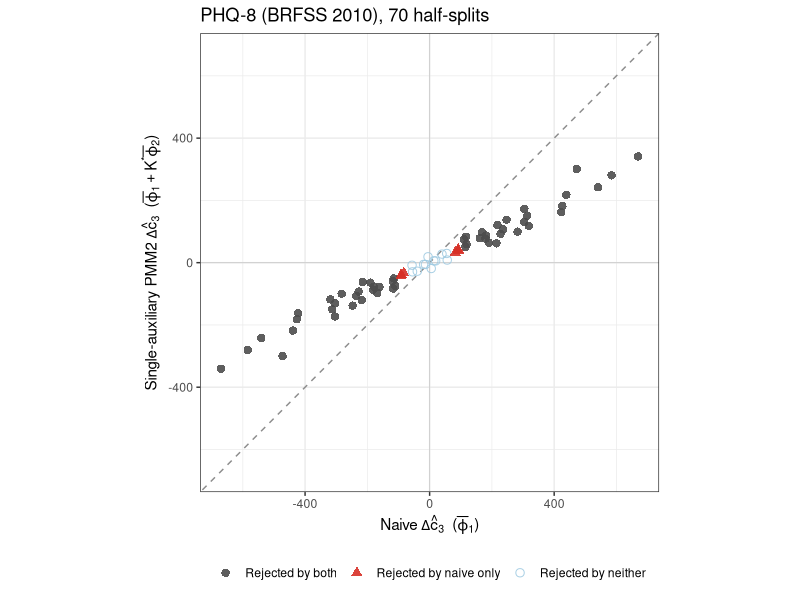
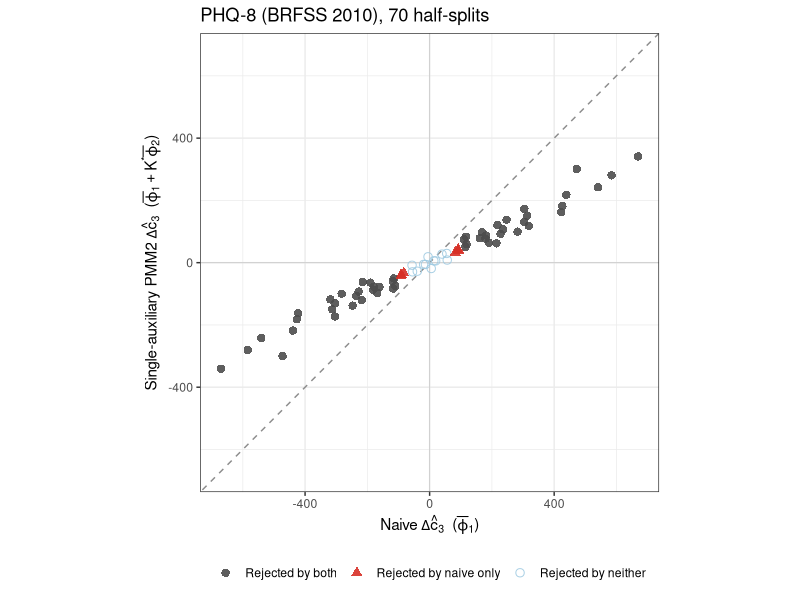

These figures' R source, in order:
# 22b_phq8_criterion_figure_rev1.R
# ---------------------------------------------------------------------------
# Redraws fig_phq8_criterion for the SORT revision 1 (2026-09-17) from the
# per-split artifact output/tables/phq8_criterion.csv produced by
# scripts/22_phq8_criterion.R. The numbers are NOT recomputed here.
#
# Changes vs the figure in scripts/22 (which stays as it was for the submitted
# version):
#   * subtitle removed — its "fall toward y=0" wording was false for the two
#     splits (ids 2, 69) whose corrected statistic overshoots through zero, and
#     its "55%" (median |shift/naive|) differed from the manuscript's 54%
#     (1 - median |PMM2/naive|);
#   * y-axis label in the revision's notation: phi_2 = X1^3 - X2^3 (the code
#     column is still named pmm2_phi4);
#   * legend wording: "detection" is a rejection of H0, so the erased class
#     reads "Rejected by naive only";
#   * title shortened so it is not clipped at 7.5 in.
# Output: output/figures/fig_phq8_criterion_rev1.{pdf,png}
# ---------------------------------------------------------------------------
suppressPackageStartupMessages({ library(here); library(ggplot2) })

df <- read.csv(here("output", "tables", "phq8_criterion.csv"))
stopifnot(nrow(df) == 70L)

df$decision <- factor(
  ifelse(df$sig_naive == 1L & df$sig_pmm2 == 0L, "Rejected by naive only",
  ifelse(df$sig_naive == 1L & df$sig_pmm2 == 1L, "Rejected by both",
                                                  "Rejected by neither")),
  levels = c("Rejected by both", "Rejected by naive only", "Rejected by neither"))

n_overshoot <- sum(sign(df$pmm2_phi4) != sign(df$naive_phi1) |
                   abs(df$pmm2_phi4) > abs(df$naive_phi1))
cat(sprintf("splits: %d | rejected by naive %d | by PMM2 %d | naive only %d | overshoot %d\n",
            nrow(df), sum(df$sig_naive), sum(df$sig_pmm2),
            sum(df$decision == "Rejected by naive only"), n_overshoot))

lim <- max(abs(c(df$naive_phi1, df$pmm2_phi4)))
p <- ggplot(df, aes(x = naive_phi1, y = pmm2_phi4, color = decision, shape = decision)) +
  geom_abline(slope = 1, intercept = 0, linetype = "dashed", color = "grey55") +
  geom_hline(yintercept = 0, color = "grey80", linewidth = 0.3) +
  geom_vline(xintercept = 0, color = "grey80", linewidth = 0.3) +
  geom_point(size = 2.5, alpha = 0.9) +
  scale_color_manual(values = c("Rejected by both" = "#4D4D4D",
                                "Rejected by naive only" = "#D73027",
                                "Rejected by neither" = "#9ECAE1"),
                     name = NULL) +
  scale_shape_manual(values = c("Rejected by both" = 16,
                                "Rejected by naive only" = 17,
                                "Rejected by neither" = 1),
                     name = NULL) +
  coord_equal(xlim = c(-lim, lim), ylim = c(-lim, lim)) +
  labs(
    title = "PHQ-8 (BRFSS 2010), 70 half-splits",
    x = expression("Naive " * Delta * hat(c)[3] * "  (" * bar(varphi)[1] * ")"),
    y = expression("Single-auxiliary PMM2 " * Delta * hat(c)[3] * "  (" * bar(varphi)[1] + K^"*" * bar(varphi)[2] * ")")) +
  theme_bw(base_size = 11) +
  theme(legend.position = "bottom")

ggsave(here("output", "figures", "fig_phq8_criterion_rev1.pdf"), p, width = 7.5, height = 6)
ggsave(here("output", "figures", "fig_phq8_criterion_rev1.png"), p, width = 7.5, height = 6, dpi = 150)
cat("written: output/figures/fig_phq8_criterion_rev1.{pdf,png}\n")
